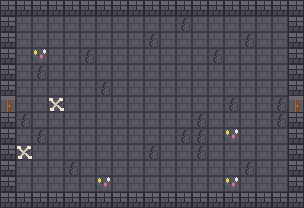

The image is a tile-based game level rendered from a .tmx file. Its description and complete source (layers, tilesets, objects, tile grids) follow:
An orthogonal 19x13 tile map with 16x16 px tiles, 2 tile layers (Ground, Details) and 1 object (ENEMY_SPAWN).

<map version="1.10" tiledversion="1.11.2" orientation="orthogonal" renderorder="right-down" width="19" height="13" tilewidth="16" tileheight="16" infinite="0" nextlayerid="4" nextobjectid="2">
 <properties>
  <property name="roomId" type="int" value="10" />
  <property name="cells" type="int" value="1" />
 </properties>
 <tileset firstgid="1" source="../../tiles/terrain.tsx" />
 <layer id="1" name="Ground" width="19" height="13">
  <properties>
   <property name="layerKind" value="GROUND" />
  </properties>
  <data encoding="csv">
7,7,7,7,7,7,7,7,7,7,7,7,7,7,7,7,7,7,7,
7,5,5,5,5,5,5,5,5,5,5,6,5,5,5,5,5,5,7,
7,5,5,5,5,5,5,5,5,6,5,5,5,5,5,6,5,5,7,
7,5,5,5,5,6,5,5,5,5,5,5,5,6,5,5,5,5,7,
7,5,6,5,5,5,5,5,5,5,5,5,5,5,5,5,5,5,7,
7,5,5,5,5,5,6,5,5,5,5,5,5,5,5,5,5,5,7,
16,5,5,5,5,5,5,5,5,5,5,5,5,5,6,5,5,6,16,
7,6,5,5,5,5,5,5,5,5,5,5,6,5,5,5,5,6,7,
7,5,6,5,5,5,5,5,5,5,5,6,6,5,5,5,5,5,7,
7,5,5,5,5,5,5,5,5,6,5,5,6,5,5,5,5,5,7,
7,5,5,5,6,5,5,5,5,5,5,5,5,5,5,6,5,5,7,
7,5,5,5,5,5,5,5,5,5,5,5,5,5,5,5,5,5,7,
7,7,7,7,7,7,7,7,7,7,7,7,7,7,7,7,7,7,7
  </data>
 </layer>
 <layer id="2" name="Details" width="19" height="13">
  <properties>
   <property name="layerKind" value="DETAILS" />
  </properties>
  <data encoding="csv">
0,0,0,0,0,0,0,0,0,0,0,0,0,0,0,0,0,0,0,
0,0,0,0,0,0,0,0,0,0,0,0,0,0,0,0,0,0,0,
0,0,0,0,0,0,0,0,0,0,0,0,0,0,0,0,0,0,0,
0,0,13,0,0,0,0,0,0,0,0,0,0,0,0,0,0,0,0,
0,0,0,0,0,0,0,0,0,0,0,0,0,0,0,0,0,0,0,
0,0,0,0,0,0,0,0,0,0,0,0,0,0,0,0,0,0,0,
0,0,0,14,0,0,0,0,0,0,0,0,0,0,0,0,0,0,0,
0,0,0,0,0,0,0,0,0,0,0,0,0,0,0,0,0,0,0,
0,0,0,0,0,0,0,0,0,0,0,0,0,0,13,0,0,0,0,
0,14,0,0,0,0,0,0,0,0,0,0,0,0,0,0,0,0,0,
0,0,0,0,0,0,0,0,0,0,0,0,0,0,0,0,0,0,0,
0,0,0,0,0,0,13,0,0,0,0,0,0,0,13,0,0,0,0,
0,0,0,0,0,0,0,0,0,0,0,0,0,0,0,0,0,0,0
  </data>
 </layer>
 <objectgroup id="3" name="Markers">
  <object id="1" name="enemy_spawn" type="ENEMY_SPAWN" x="152" y="104">
   <point />
  </object>
 </objectgroup>
</map>
